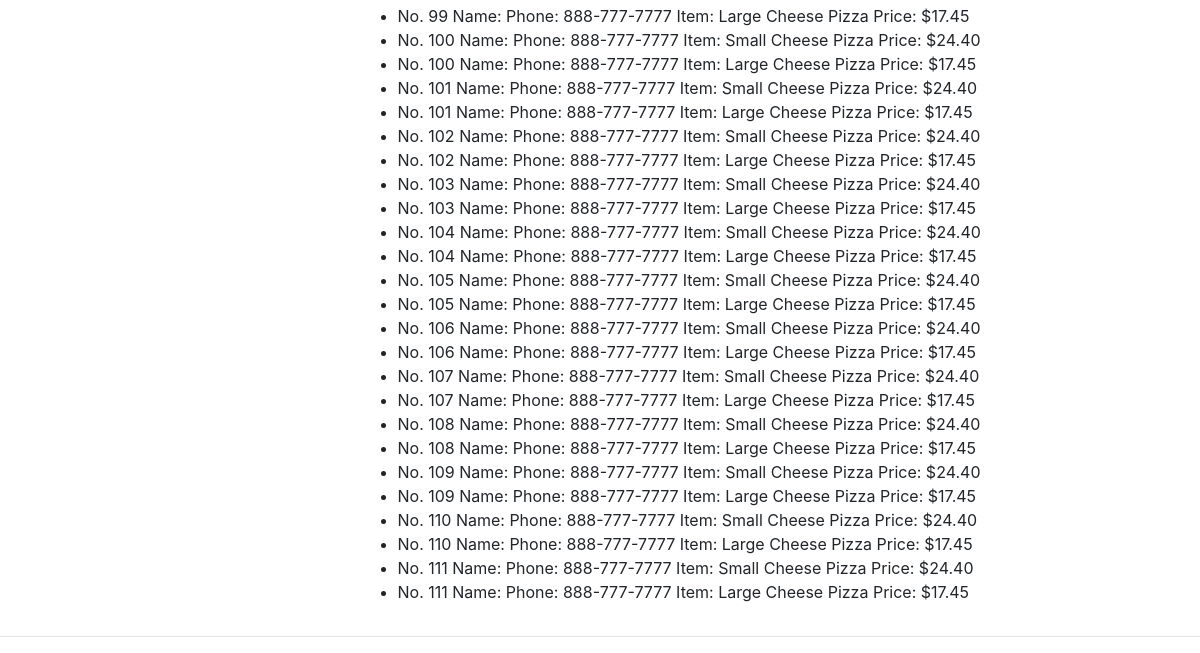
The page /view_orders (signed in, lower part) on the database as committed earlier.
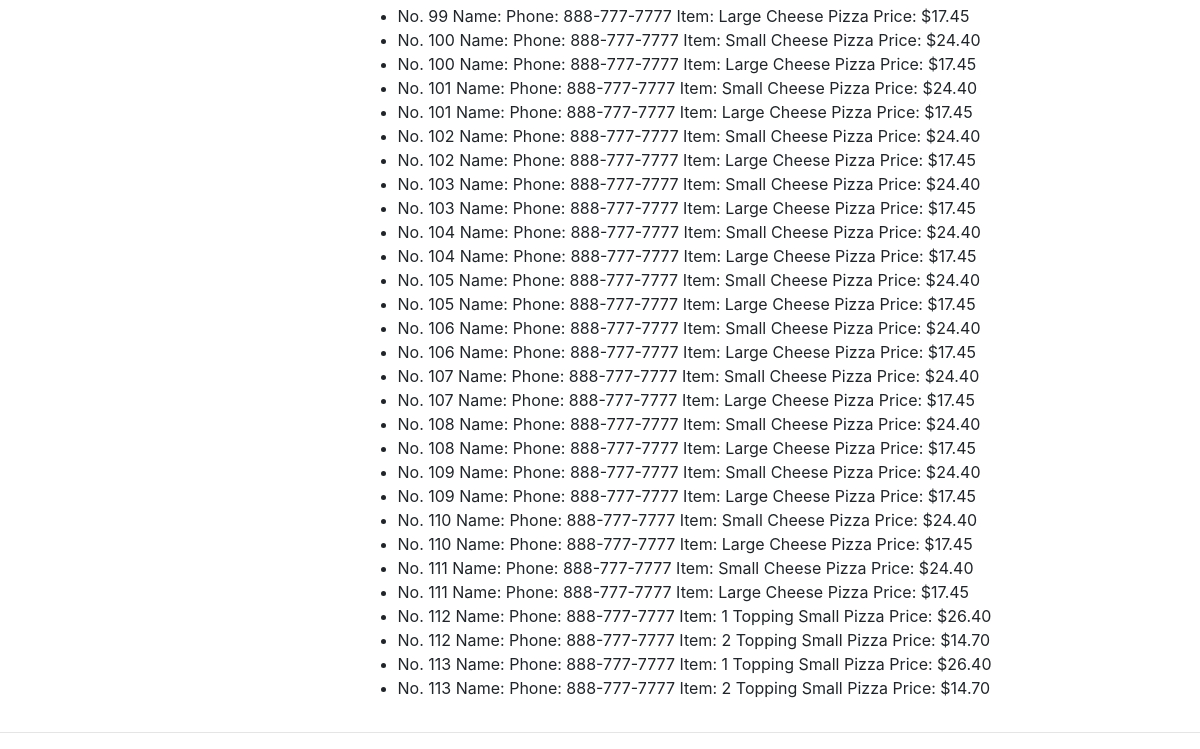
The same page on the database as committed later.
### orders/models.py (models this page shows, shortened)
class Order(models.Model):
    order_number = models.ForeignKey(Order_Number, on_delete=models.CASCADE)
    username = models.CharField(max_length=200, default='')
    name = models.CharField(max_length=200, default='')
    phone = models.CharField(max_length=200, default='')
    MY_STATUSES = (
        ('INCOMPLETE', 'incomplete'),
        ('SUBMITTED', 'submitted'),
        ('FILLED', 'filled'),
    )
    order_status = models.CharField(max_length=20, choices=MY_STATUSES, default='INCOMPLETE')
    title = models.CharField(max_length=200)
    price = models.DecimalField(max_digits=20, decimal_places=2)
    MY_SIZES = (
        ('S', 'Small'),
        ('L', 'Large'),
    )
    size = models.CharField(max_length=20, choices=MY_SIZES, default='S')
    MY_FOOD_TYPES = (
        ('PIZZA', 'pizza'),
        ('SUB', 'sub'),
        ('SALAD', 'salad'),
        ('PASTA', 'pasta'),
        ('DINNER', 'dinner platter'),
    )
    food_type = models.CharField(max_length=10, choices=MY_FOOD_TYPES, default='PIZZA')
    CHOOSE_TOPPINGS = (
        ('ONE', '1'),
        ('TWO', '2'),
        ('THREE', '3'),
        ('NO', 'no'),
    )

class Order_Number(models.Model):
       def __int__(self):
        """
        String for representing the Model object.
        """
        return self.id

### orders/views.py (the view)
# urls.py: path("view_orders", views.view_orders, name="view_orders")
def view_orders(request):
   orders=Order.objects.all()
   return render(request, 'existing-orders.html', {'orders':orders})

### pinocchios/templates/existing-orders.html (shortened to what this page needs)
{% extends "base_generic.html" %}
{% block content %}
    {% if user.is_authenticated and user.get_username == 'admin'%}
    <div id='existing-order'>
      <ul>
      {% for order in orders %}
        <li>
          No. {{order.order_number.id}}  Name:  {{order.name}}  Phone:  {{order.phone}} Item: {{order.title}} Price:  ${{order.price}}
        </li>
      {% endfor %}
      </ul>
      </div>
    {% endif %}
{% endblock %}

### pinocchios/templates/base_generic.html (shortened to what this page needs)
<!DOCTYPE html>
{% load static %}
<html>
<head>
  <link rel="stylesheet" href="https://stackpath.bootstrapcdn.com/bootstrap/4.1.1/css/bootstrap.min.css"
>
  <link rel="stylesheet" href="{% static 'css/index.css' %}">
</head>
<body>
  <container>
    <div class="row">
      <div class="col-3 sidebar-left">
      </div>
      <div class="col">
        <main>
          {% block content %}
          {% endblock %}
        </main>
      </div>
    </div>
    <hr>
  </container>
</body>
</html>

### static/css/index.css (style rules this page uses)
.sidebar-left { margin-left: 50px; }
#existing-order { margin-right: 200px; }

Rows that differ between the two databases and show on the page:
added Order: order_number.id "112", phone "888-777-7777", title "1 Topping Small Pizza", price "26.40"
added Order: order_number.id "112", phone "888-777-7777", title "2 Topping Small Pizza", price "14.70"
added Order: order_number.id "113", phone "888-777-7777", title "1 Topping Small Pizza", price "26.40"
added Order: order_number.id "113", phone "888-777-7777", title "2 Topping Small Pizza", price "14.70"
